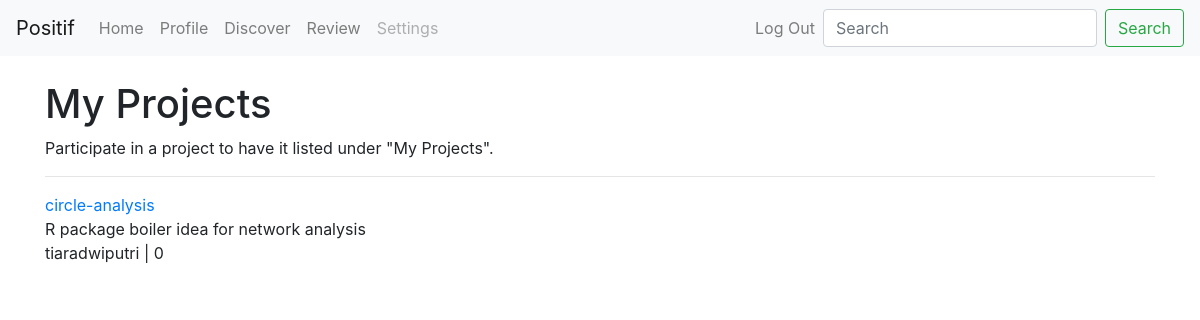
The page /courses/participation (signed in) on the database its author committed.
### courses/models.py (models this page shows, shortened)
class CourseSet(models.Model):
    repo_url = models.SlugField("repo slug", unique=True)
    created_on = models.DateTimeField("created on", auto_now_add=True)
    updated_on = models.DateTimeField("last updated", auto_now=True)
    approved_by = models.OneToOneField(
        ApprovalQueue, on_delete=models.SET_NULL, null=True
    )
    owner = models.SlugField("owner")
    title = models.CharField("title", max_length=40)
    description = models.TextField(
        "description", max_length=300, default="No description yet"
    )
    image = models.URLField("repo image", null=True)
    course_n = models.PositiveSmallIntegerField(default=0)
    star_n = models.PositiveIntegerField(default=0)
    quizcontent = models.TextField()

### courses/views.py (the view)
# urls.py: path("participation", views.participation, name="participation"),
@login_required
def participation(request):
    user = request.user
    coursesets = CourseSet.objects.filter(participated_by__user=user)
    template = loader.get_template("courses/participation.html")
    context = {"coursesets": coursesets}
    return HttpResponse(template.render(context, request))

### courses/templates/courses/participation.html
{% extends "base.html" %}
{% block content %}
<div class="container mt-4">
    {% if coursesets %}
    <h1>My Projects</h1>
    <p>Participate in a project to have it listed under "My Projects".</p>
    <hr>
    <div class="row">
        {% for courseset in coursesets %}
        <div class="col-4">
            <span>
                <a href="{% url 'courses:cs_detail' courseset.id %}">
                    {{ courseset.title }}
                </a>
            </span>
            <div>
                {{ courseset.description }}
            </div>
            <div>
                <span>{{ courseset.owner }} | {{ courseset.course_n }}</span>
            </div>
        </div>
        {% endfor %}
    </div>
    {% else %}
    <p>You haven't participated in any projects! Shall we recommend some?</p>
    {% endif %}
</div>
{% endblock %}

### rows shown on the page
CourseSet: title "circle-analysis", description "R package boiler idea for network analysis", owner "tiaradwiputri", course_n "0"
